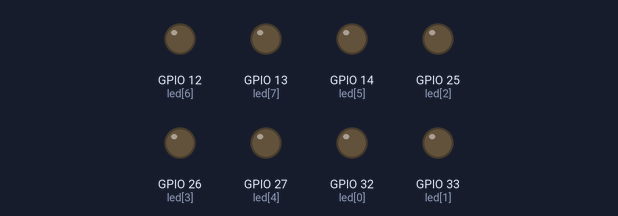
Simulated run of this sketch. Board: ESP32. Shown: output pins drawn as LEDs (lit = HIGH).

Above: at 0.1 s.
At 1.6 s:
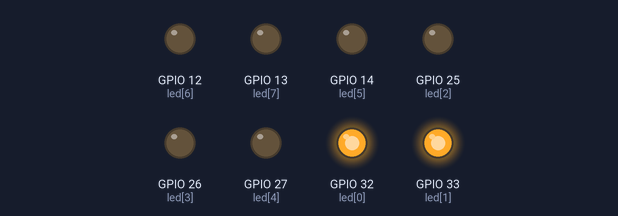
At 2.6 s:
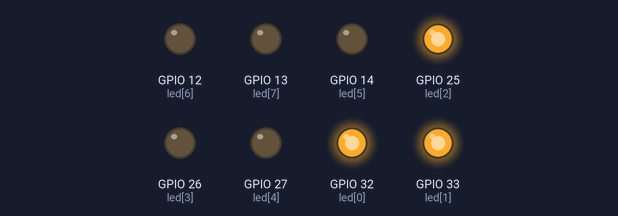
At 3.6 s:
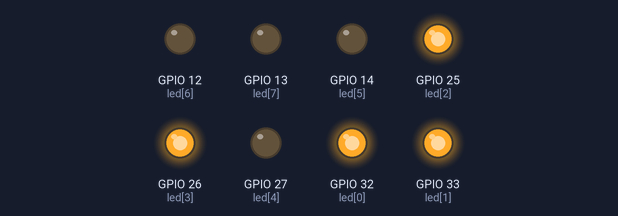
At 6.6 s:
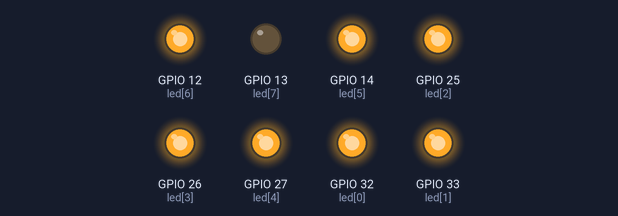
At 33.1 s:
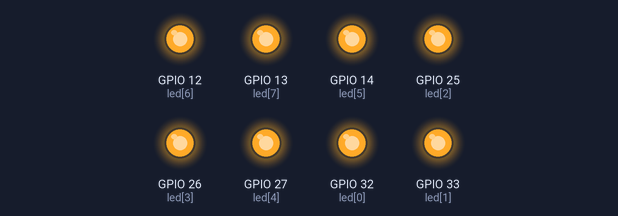
Timing chart, 0 to 40.0 s (numbered marks = the images above):
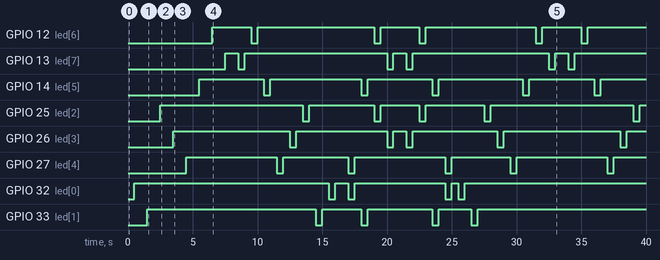

The sketch:

AR4mix.ino
```cpp
#define ON LOW
#define OFF HIGH
#define TIME 500
uint8_t led[] = {32,33,25,26,27,14,12,13};
uint8_t led_left[] = {32,33,25,26};
uint8_t led_right[] = {27,14,12,13};

void setup() {
  Serial.begin(115200);
  for (uint8_t i = 0;i<8;i++){
    pinMode(led[i], OUTPUT);
  }


}

void loop() {
  left_right();
  delay(TIME);
  right_left();
  delay(TIME);
  move_in();
  delay(TIME);
  move_out();

}

void left_right(){
  for (int i = 0;i<8;i++){
    digitalWrite(led[i], ON);
    delay(TIME);
    digitalWrite(led[i], OFF);
    delay(TIME);


  }
}
void right_left(){
  for (int i = 7;i>=0;i--){
    digitalWrite(led[i], ON);
    delay(TIME);
    digitalWrite(led[i], OFF);
    delay(TIME);
  }
}
void move_out(){
  for (int i = 3;i>=0;i--){
    digitalWrite(led_left[i], ON);
    digitalWrite(led_right[i], ON);
    delay(TIME);
    digitalWrite(led_left[i], OFF);
    digitalWrite(led_right[i], OFF);
    delay(TIME);
  }
}
void move_in(){
  for (int i = 0;i<4;i++){
    digitalWrite(led_left[i], ON);
    digitalWrite(led_right[i], ON);
    delay(TIME);
    digitalWrite(led_left[i], OFF);
    digitalWrite(led_right[i], OFF);
    delay(TIME);
  }
}
```

Measured:
- by itself, GPIO 12 (led[6]): repeats every 13.0 s: LOW 0.50 s, HIGH 9.0 s, LOW 0.50 s, HIGH 3.0 s
- by itself, GPIO 13 (led[7]): repeats every 13.0 s: LOW 0.50 s, HIGH 11.0 s, LOW 0.50 s, HIGH 1.0 s
- by itself, GPIO 14 (led[5]): repeats every 13.0 s: LOW 0.50 s, HIGH 7.0 s, LOW 0.50 s, HIGH 5.0 s
- by itself, GPIO 25 (led[2]): LOW → HIGH at 2.5 s, → LOW 11.0 s later, → HIGH 0.50 s later, → LOW 5.0 s later, … (11 changes in this stretch)
- by itself, GPIO 26 (led[3]): LOW → HIGH at 3.5 s, → LOW 9.0 s later, → HIGH 0.50 s later, → LOW 7.0 s later, … (11 changes in this stretch)
- by itself, GPIO 27 (led[4]): LOW → HIGH at 4.5 s, → LOW 7.0 s later, → HIGH 0.50 s later, → LOW 5.0 s later, … (11 changes in this stretch)
- by itself, GPIO 32 (led[0]): LOW → HIGH at 0.50 s, → LOW 15.0 s later, → HIGH 0.50 s later, → LOW 1.0 s later, … (9 changes in this stretch)
- by itself, GPIO 33 (led[1]): LOW → HIGH at 1.5 s, → LOW 13.0 s later, → HIGH 0.50 s later, → LOW 3.0 s later, … (9 changes in this stretch)
